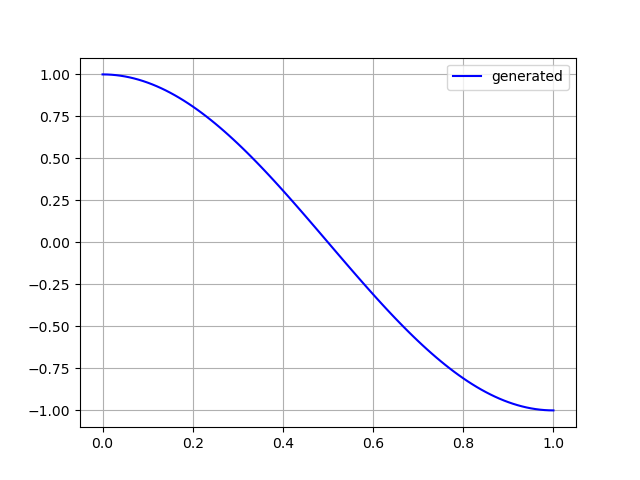

Recreate this plot in Python.
import numpy as np
import matplotlib.pyplot as plt

freq_sin = 0.5 # Hz
T = 1 # Sec
sampling_rate = 100 # Hz
t = np.arange(0, T + 1/sampling_rate, 1/sampling_rate)

def generate_sin(t, sampling_rate, freq):
    T = 1 / sampling_rate
    omega = 2 * np.pi * freq
    A = np.array([[0, omega], [-omega, 0]])
    # Начальное состояние
    x = np.array([[1], [0]])
    # Матрица дискретизации
    Ad = expm(A * T)
    xl = np.zeros((2, len(t)))
    for i in range(len(t)):
        xl[:, i:i+1] = x
        x = Ad @ x
    return xl[0, :]

sinn = generate_sin(t, sampling_rate, freq_sin)
plt.figure(2)
plt.plot(t, sinn, color = "blue", label = "generated")
plt.legend()
plt.grid(True)
